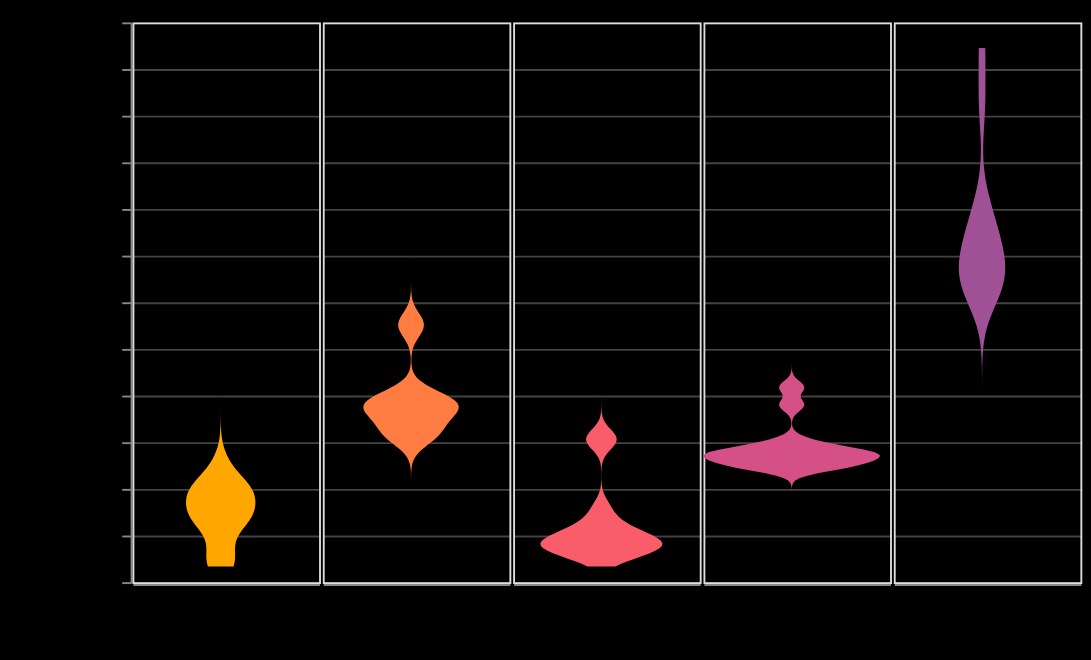

Notebook source saved alongside this figure:
### Code cell
box_plot_y_var = 'per_capita'

alt.Chart(nyc_melt[nyc_melt.category == 'petit_larceny_incidents'], width=100).transform_calculate(
    order=f"{order_map_js}[datum.location]" 
).transform_density(
    box_plot_y_var ,
    as_=[box_plot_y_var , 'density'],
    groupby=['location']
).mark_area(orient='horizontal').encode(
    alt.X('density:Q')
        .stack('center')
        .impute(None)
        .title(None)
        .axis(labels=False, values=[0], grid=False,ticks=False), 
    alt.Y(f'{box_plot_y_var }:Q')
        .axis(grid=True,gridOpacity=0.3,labelFontSize=14, titleFontSize=16, titlePadding=10, title='Incidents Per Capita'),
    alt.Color('location:N',
              title="Borough",
              legend=None,
              sort=borough_order,
              scale=alt.Scale(domain=borough_order, range=custom_colors[::-1])),
    alt.Column('location:N',
               sort=borough_order,
               spacing=0,
               header=alt.Header(
                   title=None,
                   labelOrient='bottom',
                   labelPadding=20,
                   labelFontSize=16,
                   
               )
            )
).properties(
).configure_view(
    strokeOpacity=0.3,
                     fill='black',
                     stroke='black'
).configure(
    background='black'
)

### Figure 1 — Vega-Lite specification as saved in the notebook (floating-point values rounded to 4 significant figures)
{"usermeta": {"embedOptions": {"theme": "dark"}}, "config": {"view": {"continuousWidth": 300, "continuousHeight": 300}, "background": "black"}, "data": {"name": "data-6c6cdbba3c588b6ab813fa1d38e94452"}, "mark": {"type": "area", "orient": "horizontal"}, "encoding": {"color": {"field": "location", "legend": null, "scale": {"domain": ["Staten Island", "Bronx", "Queens", "Brooklyn", "Manhattan"], "range": ["#ffa600", "#ff7c43", "#f95d6a", "#d45087", "#a05195"]}, "sort": ["Staten Island", "Bronx", "Queens", "Brooklyn", "Manhattan"], "title": "Borough", "type": "nominal"}, "column": {"field": "location", "header": {"labelFontSize": 16, "labelOrient": "bottom", "labelPadding": 20, "title": null}, "sort": ["Staten Island", "Bronx", "Queens", "Brooklyn", "Manhattan"], "spacing": 0, "type": "nominal"}, "x": {"axis": {"labels": false, "values": [0], "grid": false, "ticks": false}, "field": "density", "impute": null, "stack": "center", "title": null, "type": "quantitative"}, "y": {"axis": {"grid": true, "gridOpacity": 0.3, "labelFontSize": 14, "titleFontSize": 16, "titlePadding": 10, "title": "Incidents Per Capita"}, "field": "per_capita", "type": "quantitative"}}, "transform": [{"calculate": "{\"Staten Island\": 4, \"Bronx\": 3, \"Queens\": 2, \"Brooklyn\": 1, \"Manhattan\": 0}[datum.location]", "as": "order"}, {"density": "per_capita", "groupby": ["location"], "as": ["per_capita", "density"]}], "width": 100, "$schema": "https://vega.github.io/schema/vega-lite/v5.17.0.json", "datasets": {"data-6c6cdbba3c588b6ab813fa1d38e94452": [{"location": "Manhattan", "category": "petit_larceny_incidents", "2020-2021 percent change": 0.1392, "2021-2022 percent change": 0.3359, "year": "2010", "num_people": 27910.0, "borough_population": 1379000.0, "per_capita": 0.02023, "num_people_minmax": 0.117}, {"location": "Bronx", "category": "petit_larceny_incidents", "2020-2021 percent change": -0.03399, "2021-2022 percent change": 0.3599, "year": "2010", "num_people": 12850.0, "borough_population": 1063000.0, "per_capita": 0.01209, "num_people_minmax": 0.0}, {"location": "Brooklyn", "category": "petit_larceny_incidents", "2020-2021 percent change": -0.004666, "2021-2022 percent change": 0.2955, "year": "2010", "num_people": 22850.0, "borough_population": 1984000.0, "per_capita": 0.01152, "num_people_minmax": 0.01201}, {"location": "Staten Island", "category": "petit_larceny_incidents", "2020-2021 percent change": 0.01714, "2021-2022 percent change": 0.5026, "year": "2010", "num_people": 3758.0, "borough_population": 375000.0, "per_capita": 0.01002, "num_people_minmax": 0.634}, {"location": "Queens", "category": "petit_larceny_incidents", "2020-2021 percent change": 0.1189, "2021-2022 percent change": 0.3041, "year": "2010", "num_people": 14150.0, "borough_population": 1828000.0, "per_capita": 0.007741, "num_people_minmax": 0.06129}, {"location": "Manhattan", "category": "petit_larceny_incidents", "2020-2021 percent change": 0.1392, "2021-2022 percent change": 0.3359, "year": "2011", "num_people": 26780.0, "borough_population": 1390000.0, "per_capita": 0.01927, "num_people_minmax": 0.03634}, {"location": "Bronx", "category": "petit_larceny_incidents", "2020-2021 percent change": -0.03399, "2021-2022 percent change": 0.3599, "year": "2011", "num_people": 13340.0, "borough_population": 1070000.0, "per_capita": 0.01247, "num_people_minmax": 0.08421}, {"location": "Brooklyn", "category": "petit_larceny_incidents", "2020-2021 percent change": -0.004666, "2021-2022 percent change": 0.2955, "year": "2011", "num_people": 23280.0, "borough_population": 2000000.0, "per_capita": 0.01165, "num_people_minmax": 0.07289}, {"location": "Staten Island", "category": "petit_larceny_incidents", "2020-2021 percent change": 0.01714, "2021-2022 percent change": 0.5026, "year": "2011", "num_people": 3471.0, "borough_population": 375200.0, "per_capita": 0.009251, "num_people_minmax": 0.4734}, {"location": "Queens", "category": "petit_larceny_incidents", "2020-2021 percent change": 0.1189, "2021-2022 percent change": 0.3041, "year": "2011", "num_people": 14290.0, "borough_population": 1840000.0, "per_capita": 0.007769, "num_people_minmax": 0.07663}, {"location": "Manhattan", "category": "petit_larceny_incidents", "2020-2021 percent change": 0.1392, "2021-2022 percent change": 0.3359, "year": "2012", "num_people": 28050.0, "borough_population": 1403000.0, "per_capita": 0.02, "num_people_minmax": 0.1271}, {"location": "Bronx", "category": "petit_larceny_incidents", "2020-2021 percent change": -0.03399, "2021-2022 percent change": 0.3599, "year": "2012", "num_people": 14160.0, "borough_population": 1083000.0, "per_capita": 0.01307, "num_people_minmax": 0.2272}, {"location": "Brooklyn", "category": "petit_larceny_incidents", "2020-2021 percent change": -0.004666, "2021-2022 percent change": 0.2955, "year": "2012", "num_people": 23390.0, "borough_population": 2028000.0, "per_capita": 0.01154, "num_people_minmax": 0.08829}, {"location": "Staten Island", "category": "petit_larceny_incidents", "2020-2021 percent change": 0.01714, "2021-2022 percent change": 0.5026, "year": "2012", "num_people": 3575.0, "borough_population": 376200.0, "per_capita": 0.009503, "num_people_minmax": 0.5316}, {"location": "Queens", "category": "petit_larceny_incidents", "2020-2021 percent change": 0.1189, "2021-2022 percent change": 0.3041, "year": "2012", "num_people": 13770.0, "borough_population": 1859000.0, "per_capita": 0.007406, "num_people_minmax": 0.02082}, {"location": "Manhattan", "category": "petit_larceny_incidents", "2020-2021 percent change": 0.1392, "2021-2022 percent change": 0.3359, "year": "2013", "num_people": 29170.0, "borough_population": 1412000.0, "per_capita": 0.02066, "num_people_minmax": 0.2072}, {"location": "Bronx", "category": "petit_larceny_incidents", "2020-2021 percent change": -0.03399, "2021-2022 percent change": 0.3599, "year": "2013", "num_people": 14750.0, "borough_population": 1094000.0, "per_capita": 0.01349, "num_people_minmax": 0.3307}, {"location": "Brooklyn", "category": "petit_larceny_incidents", "2020-2021 percent change": -0.004666, "2021-2022 percent change": 0.2955, "year": "2013", "num_people": 23380.0, "borough_population": 2051000.0, "per_capita": 0.0114, "num_people_minmax": 0.08631}, {"location": "Staten Island", "category": "petit_larceny_incidents", "2020-2021 percent change": 0.01714, "2021-2022 percent change": 0.5026, "year": "2013", "num_people": 3804.0, "borough_population": 379200.0, "per_capita": 0.01003, "num_people_minmax": 0.6598}, {"location": "Queens", "category": "petit_larceny_incidents", "2020-2021 percent change": 0.1189, "2021-2022 percent change": 0.3041, "year": "2013", "num_people": 14490.0, "borough_population": 1878000.0, "per_capita": 0.007718, "num_people_minmax": 0.09831}, {"location": "Manhattan", "category": "petit_larceny_incidents", "2020-2021 percent change": 0.1392, "2021-2022 percent change": 0.3359, "year": "2014", "num_people": 27170.0, "borough_population": 1418000.0, "per_capita": 0.01916, "num_people_minmax": 0.0642}, {"location": "Bronx", "category": "petit_larceny_incidents", "2020-2021 percent change": -0.03399, "2021-2022 percent change": 0.3599, "year": "2014", "num_people": 15420.0, "borough_population": 1112000.0, "per_capita": 0.01387, "num_people_minmax": 0.448}, {"location": "Brooklyn", "category": "petit_larceny_incidents", "2020-2021 percent change": -0.004666, "2021-2022 percent change": 0.2955, "year": "2014", "num_people": 23700.0, "borough_population": 2074000.0, "per_capita": 0.01142, "num_people_minmax": 0.1311}, {"location": "Staten Island", "category": "petit_larceny_incidents", "2020-2021 percent change": 0.01714, "2021-2022 percent change": 0.5026, "year": "2014", "num_people": 3806.0, "borough_population": 381300.0, "per_capita": 0.009982, "num_people_minmax": 0.6609}, {"location": "Queens", "category": "petit_larceny_incidents", "2020-2021 percent change": 0.1189, "2021-2022 percent change": 0.3041, "year": "2014", "num_people": 15020.0, "borough_population": 1898000.0, "per_capita": 0.007913, "num_people_minmax": 0.1548}, {"location": "Manhattan", "category": "petit_larceny_incidents", "2020-2021 percent change": 0.1392, "2021-2022 percent change": 0.3359, "year": "2015", "num_people": 26400.0, "borough_population": 1427000.0, "per_capita": 0.0185, "num_people_minmax": 0.009263}, {"location": "Bronx", "category": "petit_larceny_incidents", "2020-2021 percent change": -0.03399, "2021-2022 percent change": 0.3599, "year": "2015", "num_people": 14930.0, "borough_population": 1127000.0, "per_capita": 0.01325, "num_people_minmax": 0.3618}, {"location": "Brooklyn", "category": "petit_larceny_incidents", "2020-2021 percent change": -0.004666, "2021-2022 percent change": 0.2955, "year": "2015", "num_people": 22770.0, "borough_population": 2087000.0, "per_capita": 0.01091, "num_people_minmax": 0.0}, {"location": "Staten Island", "category": "petit_larceny_incidents", "2020-2021 percent change": 0.01714, "2021-2022 percent change": 0.5026, "year": "2015", "num_people": 3374.0, "borough_population": 382400.0, "per_capita": 0.008822, "num_people_minmax": 0.4191}, {"location": "Queens", "category": "petit_larceny_incidents", "2020-2021 percent change": 0.1189, "2021-2022 percent change": 0.3041, "year": "2015", "num_people": 14120.0, "borough_population": 1911000.0, "per_capita": 0.00739, "num_people_minmax": 0.05828}, {"location": "Manhattan", "category": "petit_larceny_incidents", "2020-2021 percent change": 0.1392, "2021-2022 percent change": 0.3359, "year": "2016", "num_people": 26270.0, "borough_population": 1426000.0, "per_capita": 0.01841, "num_people_minmax": 0.0}, {"location": "Bronx", "category": "petit_larceny_incidents", "2020-2021 percent change": -0.03399, "2021-2022 percent change": 0.3599, "year": "2016", "num_people": 15220.0, "borough_population": 1124000.0, "per_capita": 0.01354, "num_people_minmax": 0.4128}, {"location": "Brooklyn", "category": "petit_larceny_incidents", "2020-2021 percent change": -0.004666, "2021-2022 percent change": 0.2955, "year": "2016", "num_people": 22840.0, "borough_population": 2083000.0, "per_capita": 0.01096, "num_people_minmax": 0.009465}, {"location": "Staten Island", "category": "petit_larceny_incidents", "2020-2021 percent change": 0.01714, "2021-2022 percent change": 0.5026, "year": "2016", "num_people": 3361.0, "borough_population": 383100.0, "per_capita": 0.008774, "num_people_minmax": 0.4119}, {"location": "Queens", "category": "petit_larceny_incidents", "2020-2021 percent change": 0.1189, "2021-2022 percent change": 0.3041, "year": "2016", "num_people": 13580.0, "borough_population": 1906000.0, "per_capita": 0.007122, "num_people_minmax": 0.0}, {"location": "Manhattan", "category": "petit_larceny_incidents", "2020-2021 percent change": 0.1392, "2021-2022 percent change": 0.3359, "year": "2017", "num_people": 27390.0, "borough_population": 1449000.0, "per_capita": 0.01891, "num_people_minmax": 0.08016}, {"location": "Bronx", "category": "petit_larceny_incidents", "2020-2021 percent change": -0.03399, "2021-2022 percent change": 0.3599, "year": "2017", "num_people": 15570.0, "borough_population": 1148000.0, "per_capita": 0.01356, "num_people_minmax": 0.4728}, {"location": "Brooklyn", "category": "petit_larceny_incidents", "2020-2021 percent change": -0.004666, "2021-2022 percent change": 0.2955, "year": "2017", "num_people": 23390.0, "borough_population": 2103000.0, "per_capita": 0.01112, "num_people_minmax": 0.08815}, {"location": "Staten Island", "category": "petit_larceny_incidents", "2020-2021 percent change": 0.01714, "2021-2022 percent change": 0.5026, "year": "2017", "num_people": 3354.0, "borough_population": 387300.0, "per_capita": 0.00866, "num_people_minmax": 0.4079}, {"location": "Queens", "category": "petit_larceny_incidents", "2020-2021 percent change": 0.1189, "2021-2022 percent change": 0.3041, "year": "2017", "num_people": 13850.0, "borough_population": 1934000.0, "per_capita": 0.007164, "num_people_minmax": 0.02962}, {"location": "Manhattan", "category": "petit_larceny_incidents", "2020-2021 percent change": 0.1392, "2021-2022 percent change": 0.3359, "year": "2018", "num_people": 29210.0, "borough_population": 1418000.0, "per_capita": 0.0206, "num_people_minmax": 0.2096}, {"location": "Bronx", "category": "petit_larceny_incidents", "2020-2021 percent change": -0.03399, "2021-2022 percent change": 0.3599, "year": "2018", "num_people": 15440.0, "borough_population": 1116000.0, "per_capita": 0.01384, "num_people_minmax": 0.4503}, {"location": "Brooklyn", "category": "petit_larceny_incidents", "2020-2021 percent change": -0.004666, "2021-2022 percent change": 0.2955, "year": "2018", "num_people": 24150.0, "borough_population": 2051000.0, "per_capita": 0.01177, "num_people_minmax": 0.1947}, {"location": "Staten Island", "category": "petit_larceny_incidents", "2020-2021 percent change": 0.01714, "2021-2022 percent change": 0.5026, "year": "2018", "num_people": 3298.0, "borough_population": 384400.0, "per_capita": 0.008579, "num_people_minmax": 0.3766}, {"location": "Queens", "category": "petit_larceny_incidents", "2020-2021 percent change": 0.1189, "2021-2022 percent change": 0.3041, "year": "2018", "num_people": 14390.0, "borough_population": 1870000.0, "per_capita": 0.007696, "num_people_minmax": 0.08747}, {"location": "Manhattan", "category": "petit_larceny_incidents", "2020-2021 percent change": 0.1392, "2021-2022 percent change": 0.3359, "year": "2019", "num_people": 30880.0, "borough_population": 1419000.0, "per_capita": 0.02176, "num_people_minmax": 0.3289}, {"location": "Bronx", "category": "petit_larceny_incidents", "2020-2021 percent change": -0.03399, "2021-2022 percent change": 0.3599, "year": "2019", "num_people": 15650.0, "borough_population": 1110000.0, "per_capita": 0.01409, "num_people_minmax": 0.4871}, {"location": "Brooklyn", "category": "petit_larceny_incidents", "2020-2021 percent change": -0.004666, "2021-2022 percent change": 0.2955, "year": "2019", "num_people": 24500.0, "borough_population": 2037000.0, "per_capita": 0.01202, "num_people_minmax": 0.2438}, {"location": "Staten Island", "category": "petit_larceny_incidents", "2020-2021 percent change": 0.01714, "2021-2022 percent change": 0.5026, "year": "2019", "num_people": 2851.0, "borough_population": 384800.0, "per_capita": 0.007408, "num_people_minmax": 0.1265}, {"location": "Queens", "category": "petit_larceny_incidents", "2020-2021 percent change": 0.1189, "2021-2022 percent change": 0.3041, "year": "2019", "num_people": 15430.0, "borough_population": 1852000.0, "per_capita": 0.008332, "num_people_minmax": 0.1989}, {"location": "Manhattan", "category": "petit_larceny_incidents", "2020-2021 percent change": 0.1392, "2021-2022 percent change": 0.3359, "year": "2020", "num_people": 26480.0, "borough_population": 1418000.0, "per_capita": 0.01867, "num_people_minmax": 0.01518}, {"location": "Bronx", "category": "petit_larceny_incidents", "2020-2021 percent change": -0.03399, "2021-2022 percent change": 0.3599, "year": "2020", "num_people": 14150.0, "borough_population": 1111000.0, "per_capita": 0.01273, "num_people_minmax": 0.2261}, {"location": "Brooklyn", "category": "petit_larceny_incidents", "2020-2021 percent change": -0.004666, "2021-2022 percent change": 0.2955, "year": "2020", "num_people": 23150.0, "borough_population": 2046000.0, "per_capita": 0.01131, "num_people_minmax": 0.0534}, {"location": "Staten Island", "category": "petit_larceny_incidents", "2020-2021 percent change": 0.01714, "2021-2022 percent change": 0.5026, "year": "2020", "num_people": 2625.0, "borough_population": 383900.0, "per_capita": 0.006838, "num_people_minmax": 0.0}, {"location": "Queens", "category": "petit_larceny_incidents", "2020-2021 percent change": 0.1189, "2021-2022 percent change": 0.3041, "year": "2020", "num_people": 15690.0, "borough_population": 1862000.0, "per_capita": 0.008425, "num_people_minmax": 0.2268}, {"location": "Manhattan", "category": "petit_larceny_incidents", "2020-2021 percent change": 0.1392, "2021-2022 percent change": 0.3359, "year": "2021", "num_people": 30170.0, "borough_population": 1368000.0, "per_capita": 0.02204, "num_people_minmax": 0.2779}, {"location": "Bronx", "category": "petit_larceny_incidents", "2020-2021 percent change": -0.03399, "2021-2022 percent change": 0.3599, "year": "2021", "num_people": 13670.0, "borough_population": 1114000.0, "per_capita": 0.01227, "num_people_minmax": 0.1423}, {"location": "Brooklyn", "category": "petit_larceny_incidents", "2020-2021 percent change": -0.004666, "2021-2022 percent change": 0.2955, "year": "2021", "num_people": 23040.0, "borough_population": 2102000.0, "per_capita": 0.01096, "num_people_minmax": 0.03814}, {"location": "Staten Island", "category": "petit_larceny_incidents", "2020-2021 percent change": 0.01714, "2021-2022 percent change": 0.5026, "year": "2021", "num_people": 2670.0, "borough_population": 399900.0, "per_capita": 0.006676, "num_people_minmax": 0.02518}, {"location": "Queens", "category": "petit_larceny_incidents", "2020-2021 percent change": 0.1189, "2021-2022 percent change": 0.3041, "year": "2021", "num_people": 17560.0, "borough_population": 1918000.0, "per_capita": 0.009154, "num_people_minmax": 0.427}, {"location": "Manhattan", "category": "petit_larceny_incidents", "2020-2021 percent change": 0.1392, "2021-2022 percent change": 0.3359, "year": "2022", "num_people": 40300.0, "borough_population": 1394000.0, "per_capita": 0.0289, "num_people_minmax": 1.0}, {"location": "Bronx", "category": "petit_larceny_incidents", "2020-2021 percent change": -0.03399, "2021-2022 percent change": 0.3599, "year": "2022", "num_people": 18590.0, "borough_population": 1082000.0, "per_capita": 0.01719, "num_people_minmax": 1.0}, {"location": "Brooklyn", "category": "petit_larceny_incidents", "2020-2021 percent change": -0.004666, "2021-2022 percent change": 0.2955, "year": "2022", "num_people": 29850.0, "borough_population": 2079000.0, "per_capita": 0.01436, "num_people_minmax": 1.0}, {"location": "Staten Island", "category": "petit_larceny_incidents", "2020-2021 percent change": 0.01714, "2021-2022 percent change": 0.5026, "year": "2022", "num_people": 4012.0, "borough_population": 398700.0, "per_capita": 0.01006, "num_people_minmax": 0.7762}, {"location": "Queens", "category": "petit_larceny_incidents", "2020-2021 percent change": 0.1189, "2021-2022 percent change": 0.3041, "year": "2022", "num_people": 22890.0, "borough_population": 1884000.0, "per_capita": 0.01215, "num_people_minmax": 1.0}, {"location": "Manhattan", "category": "petit_larceny_incidents", "2020-2021 percent change": 0.1392, "2021-2022 percent change": 0.3359, "year": "2023", "num_people": 37330.0, "borough_population": 1406000.0, "per_capita": 0.02655, "num_people_minmax": 0.7883}, {"location": "Bronx", "category": "petit_larceny_incidents", "2020-2021 percent change": -0.03399, "2021-2022 percent change": 0.3599, "year": "2023", "num_people": 17960.0, "borough_population": 1065000.0, "per_capita": 0.01687, "num_people_minmax": 0.8898}, {"location": "Brooklyn", "category": "petit_larceny_incidents", "2020-2021 percent change": -0.004666, "2021-2022 percent change": 0.2955, "year": "2023", "num_people": 28040.0, "borough_population": 2063000.0, "per_capita": 0.01359, "num_people_minmax": 0.7445}, {"location": "Staten Island", "category": "petit_larceny_incidents", "2020-2021 percent change": 0.01714, "2021-2022 percent change": 0.5026, "year": "2023", "num_people": 4412.0, "borough_population": 399400.0, "per_capita": 0.01105, "num_people_minmax": 1.0}, {"location": "Queens", "category": "petit_larceny_incidents", "2020-2021 percent change": 0.1189, "2021-2022 percent change": 0.3041, "year": "2023", "num_people": 22590.0, "borough_population": 1868000.0, "per_capita": 0.01209, "num_people_minmax": 0.9672}]}}
